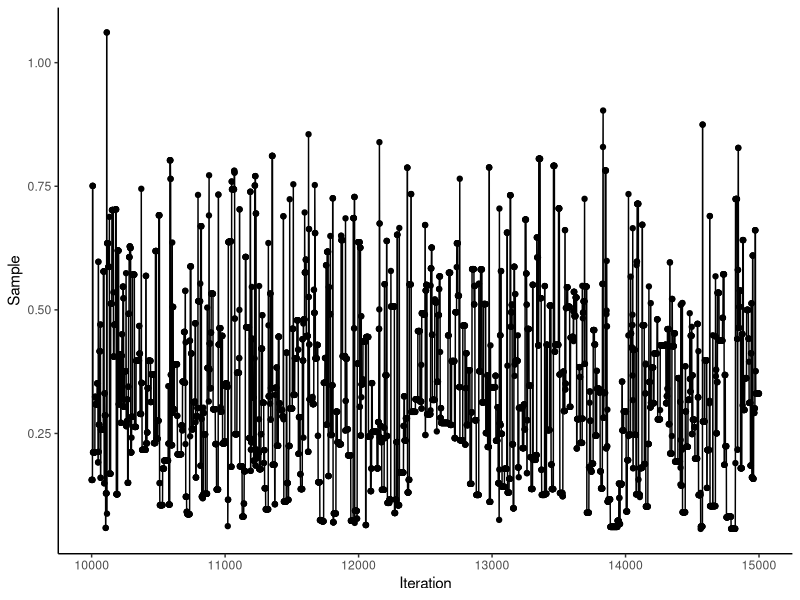
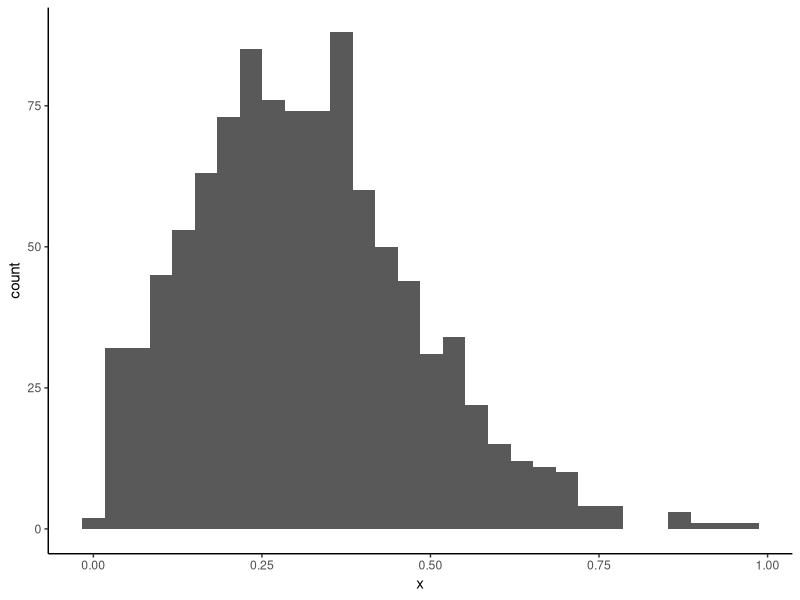

Recreate these plots in R, in order.
# Example 5.5.2
# Metropolis-Hastings
# Sample from Rayleigh distribution
# f(x) = x/sigma^2 * exp(-x^2 / 2*sigma^2)
# The proposal distribution is
# chi-square(x[i-1])
library(ggplot2)

n <- 1e5
x.star <- numeric(n)
f <- function(x){
  x/sigma^2 * exp(-x^2 / 2*sigma^2)
}
sigma <- 4

# initialization
set.seed(3214)
x.star[1] <- rchisq(1, df = 1)

# Iteration
accept <- 0
for(i in 2:n){
  x <- x.star[i-1]
  y <- rchisq(1, df = x)
  ratio <- (f(y) * dchisq(x, df = y)) / (f(x) * dchisq(y, df = x))
  u <- runif(1)
  if(u <= ratio){
    x.star[i] <- y
    accept <- accept + 1
  }
  else{
    x.star[i] <- x
  }
}

# Accept rate
accept / (n-1)

# Vis
index <- 10000:15000
ggplot(data = data.frame(x = index, y = x.star[index]), aes(x = x, y = y)) +
  geom_point() +
  geom_line() +
  theme_classic() +
  xlab("Iteration") +
  ylab("Sample")

# Final
x.final <- sample(x.star[(n/2):n], size = 1000)
ggplot(data = data.frame(x = x.final), aes(x = x)) +
  geom_histogram() + 
  theme_classic()
